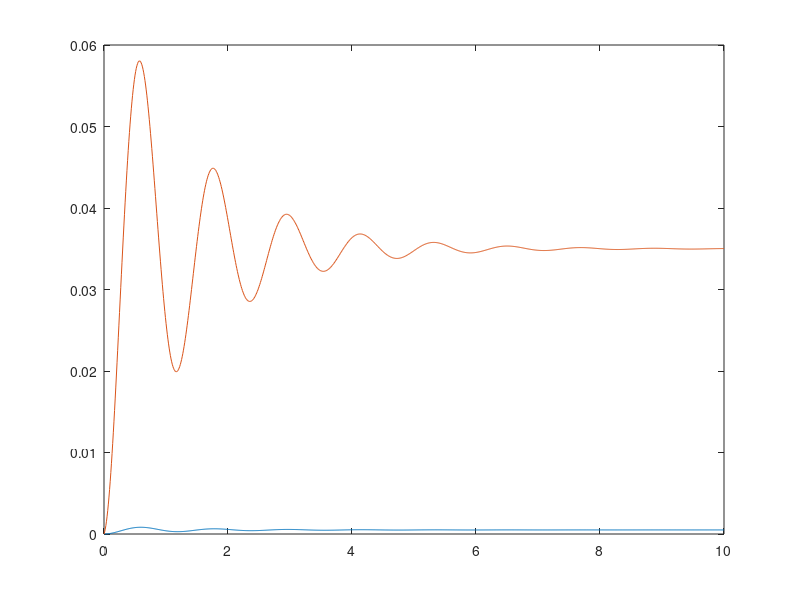

Source code (MATLAB):
function stegsvar()
c=100;
k=2000;
m=70;

w = sqrt(-(c/(2*m))^2 + (k/m));
a = c/(2*m);



t = linspace(0,10,1000);

y = 1./(w*m).*(1 - cos(w.*t).*exp(-a.*t) - a./w.*sin(w.*t).*exp(-a.*t))./(w + ((a.^2)./w));

u = (1./(w.^2 + a.^2)) * (1 - cos(w.*t).*exp(-a.*t) - (a./w^2).*sin(w*t).*exp(-a.*t));

figure
plot(t,y,t,u)

end
